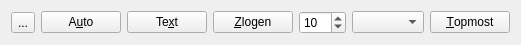
<?xml version="1.0" encoding="UTF-8"?>
<ui version="4.0">
 <class>ToolbarModeForm</class>
 <widget class="QWidget" name="ToolbarModeForm">
  <property name="geometry">
   <rect>
    <x>0</x>
    <y>0</y>
    <width>490</width>
    <height>41</height>
   </rect>
  </property>
  <property name="sizePolicy">
   <sizepolicy hsizetype="Fixed" vsizetype="Fixed">
    <horstretch>0</horstretch>
    <verstretch>0</verstretch>
   </sizepolicy>
  </property>
  <property name="acceptDrops">
   <bool>true</bool>
  </property>
  <property name="windowTitle">
   <string>OTUPYACHIVATEL-3000</string>
  </property>
  <property name="windowIcon">
   <iconset resource="resource.qrc">
    <normaloff>:/UP4K-men.ico</normaloff>:/UP4K-men.ico</iconset>
  </property>
  <property name="layoutDirection">
   <enum>Qt::LeftToRight</enum>
  </property>
  <layout class="QHBoxLayout" name="horizontalLayout">
   <property name="sizeConstraint">
    <enum>QLayout::SetFixedSize</enum>
   </property>
   <item>
    <widget class="QToolButton" name="OpenConfigButton">
     <property name="toolTip">
      <string>Open another configuration file</string>
     </property>
     <property name="text">
      <string>...</string>
     </property>
    </widget>
   </item>
   <item>
    <widget class="QPushButton" name="AutoModeButton">
     <property name="toolTip">
      <string>Mode, in which program will work automatically. And what will it do
depends on: turned on zlogen mode, or not</string>
     </property>
     <property name="text">
      <string>A&amp;uto</string>
     </property>
     <property name="checkable">
      <bool>true</bool>
     </property>
    </widget>
   </item>
   <item>
    <widget class="QPushButton" name="BufferButton">
     <property name="toolTip">
      <string>&lt;!DOCTYPE HTML PUBLIC &quot;-//W3C//DTD HTML 4.0//EN&quot; &quot;http://www.w3.org/TR/REC-html40/strict.dtd&quot;&gt;
&lt;html&gt;&lt;head&gt;&lt;meta name=&quot;qrichtext&quot; content=&quot;1&quot; /&gt;&lt;style type=&quot;text/css&quot;&gt;
p, li { white-space: pre-wrap; }
&lt;/style&gt;&lt;/head&gt;&lt;body style=&quot; font-family:'MS Shell Dlg 2'; font-size:8.25pt; font-weight:400; font-style:normal;&quot;&gt;
&lt;p style=&quot; margin-top:0px; margin-bottom:0px; margin-left:0px; margin-right:0px; -qt-block-indent:0; text-indent:0px;&quot;&gt;&lt;span style=&quot; font-size:8pt;&quot;&gt;Determines, which text will be copied to the buffer&lt;/span&gt;&lt;/p&gt;&lt;/body&gt;&lt;/html&gt;</string>
     </property>
     <property name="text">
      <string>Te&amp;xt</string>
     </property>
     <property name="checkable">
      <bool>true</bool>
     </property>
    </widget>
   </item>
   <item>
    <widget class="QPushButton" name="ZlogenButton">
     <property name="toolTip">
      <string>&lt;!DOCTYPE HTML PUBLIC &quot;-//W3C//DTD HTML 4.0//EN&quot; &quot;http://www.w3.org/TR/REC-html40/strict.dtd&quot;&gt;
&lt;html&gt;&lt;head&gt;&lt;meta name=&quot;qrichtext&quot; content=&quot;1&quot; /&gt;&lt;style type=&quot;text/css&quot;&gt;
p, li { white-space: pre-wrap; }
&lt;/style&gt;&lt;/head&gt;&lt;body style=&quot; font-family:'MS Shell Dlg 2'; font-size:8.25pt; font-weight:400; font-style:normal;&quot;&gt;
&lt;p style=&quot; margin-top:0px; margin-bottom:0px; margin-left:0px; margin-right:0px; -qt-block-indent:0; text-indent:0px;&quot;&gt;&lt;span style=&quot; font-size:8pt;&quot;&gt;Mode, in which text is generated depending on the random additions in &lt;/span&gt;&lt;/p&gt;
&lt;p style=&quot; margin-top:0px; margin-bottom:0px; margin-left:0px; margin-right:0px; -qt-block-indent:0; text-indent:0px;&quot;&gt;&lt;span style=&quot; font-size:8pt;&quot;&gt;the config file&lt;/span&gt;&lt;/p&gt;&lt;/body&gt;&lt;/html&gt;</string>
     </property>
     <property name="text">
      <string>&amp;Zlogen</string>
     </property>
     <property name="checkable">
      <bool>true</bool>
     </property>
    </widget>
   </item>
   <item>
    <widget class="QSpinBox" name="IndustrySpinBox">
     <property name="toolTip">
      <string>&lt;!DOCTYPE HTML PUBLIC &quot;-//W3C//DTD HTML 4.0//EN&quot; &quot;http://www.w3.org/TR/REC-html40/strict.dtd&quot;&gt;
&lt;html&gt;&lt;head&gt;&lt;meta name=&quot;qrichtext&quot; content=&quot;1&quot; /&gt;&lt;style type=&quot;text/css&quot;&gt;
p, li { white-space: pre-wrap; }
&lt;/style&gt;&lt;/head&gt;&lt;body style=&quot; font-family:'MS Shell Dlg 2'; font-size:8.25pt; font-weight:400; font-style:normal;&quot;&gt;
&lt;p style=&quot; margin-top:0px; margin-bottom:0px; margin-left:0px; margin-right:0px; -qt-block-indent:0; text-indent:0px;&quot;&gt;&lt;span style=&quot; font-size:8pt;&quot;&gt;Industry sets amount of generated additions&lt;/span&gt;&lt;/p&gt;&lt;/body&gt;&lt;/html&gt;</string>
     </property>
     <property name="accelerated">
      <bool>true</bool>
     </property>
     <property name="correctionMode">
      <enum>QAbstractSpinBox::CorrectToNearestValue</enum>
     </property>
     <property name="minimum">
      <number>1</number>
     </property>
     <property name="maximum">
      <number>512</number>
     </property>
     <property name="value">
      <number>10</number>
     </property>
    </widget>
   </item>
   <item>
    <widget class="QComboBox" name="TagGroupComboBox">
     <property name="toolTip">
      <string>&lt;!DOCTYPE HTML PUBLIC &quot;-//W3C//DTD HTML 4.0//EN&quot; &quot;http://www.w3.org/TR/REC-html40/strict.dtd&quot;&gt;
&lt;html&gt;&lt;head&gt;&lt;meta name=&quot;qrichtext&quot; content=&quot;1&quot; /&gt;&lt;style type=&quot;text/css&quot;&gt;
p, li { white-space: pre-wrap; }
&lt;/style&gt;&lt;/head&gt;&lt;body style=&quot; font-family:'MS Shell Dlg 2'; font-size:8.25pt; font-weight:400; font-style:normal;&quot;&gt;
&lt;p style=&quot; margin-top:0px; margin-bottom:0px; margin-left:0px; margin-right:0px; -qt-block-indent:0; text-indent:0px;&quot;&gt;&lt;span style=&quot; font-size:8pt;&quot;&gt;Chooses set of tags from the config&lt;/span&gt;&lt;/p&gt;&lt;/body&gt;&lt;/html&gt;</string>
     </property>
    </widget>
   </item>
   <item>
    <widget class="QPushButton" name="TopmostPushButton">
     <property name="sizePolicy">
      <sizepolicy hsizetype="Maximum" vsizetype="Fixed">
       <horstretch>0</horstretch>
       <verstretch>0</verstretch>
      </sizepolicy>
     </property>
     <property name="toolTip">
      <string>&lt;!DOCTYPE HTML PUBLIC &quot;-//W3C//DTD HTML 4.0//EN&quot; &quot;http://www.w3.org/TR/REC-html40/strict.dtd&quot;&gt;
&lt;html&gt;&lt;head&gt;&lt;meta name=&quot;qrichtext&quot; content=&quot;1&quot; /&gt;&lt;style type=&quot;text/css&quot;&gt;
p, li { white-space: pre-wrap; }
&lt;/style&gt;&lt;/head&gt;&lt;body style=&quot; font-family:'MS Shell Dlg 2'; font-size:8.25pt; font-weight:400; font-style:normal;&quot;&gt;
&lt;p style=&quot; margin-top:0px; margin-bottom:0px; margin-left:0px; margin-right:0px; -qt-block-indent:0; text-indent:0px;&quot;&gt;&lt;span style=&quot; font-size:8pt;&quot;&gt;If checked - determines that this windows will be topmost&lt;/span&gt;&lt;/p&gt;&lt;/body&gt;&lt;/html&gt;</string>
     </property>
     <property name="text">
      <string>&amp;Topmost</string>
     </property>
     <property name="checkable">
      <bool>true</bool>
     </property>
    </widget>
   </item>
  </layout>
 </widget>
 <resources>
  <include location="resource.qrc"/>
 </resources>
 <connections/>
</ui>
